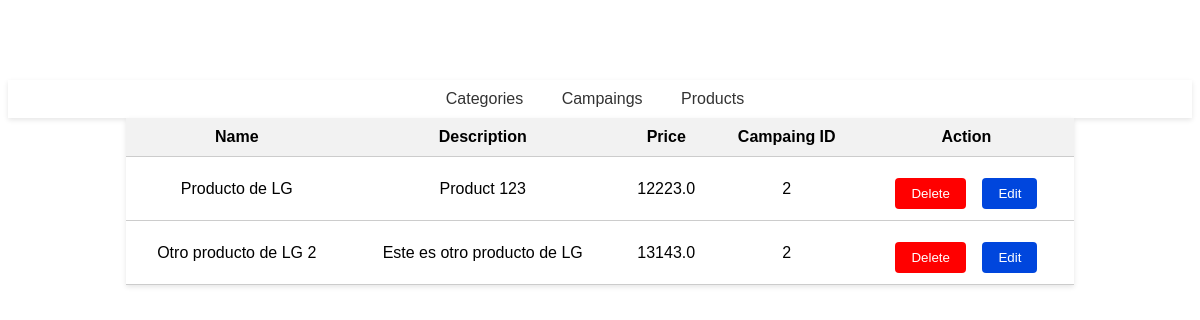
/products/, run on an earlier commit of the app's database.
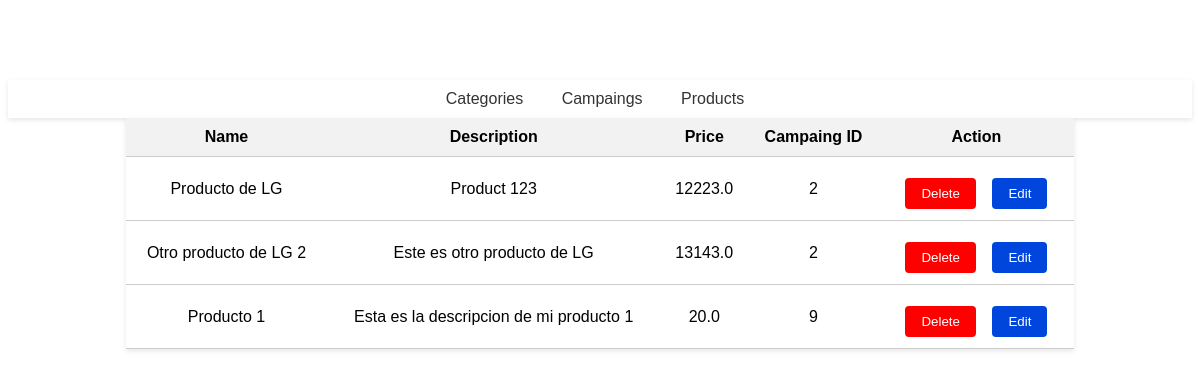
And on a later commit of the database.
### products/models.py (models this page shows, shortened)
class Product(models.Model):
    name = models.CharField(max_length=200)
    description = models.TextField(default="")
    price = models.FloatField(default=0)
    campaing = models.ForeignKey(Campaing, on_delete=models.CASCADE)

### products/views.py (the view)
# urls.py: path('products/',views.products, name="products"),
def products(request):
    return render(request, "products/list_products.html", {
        'productos': Product.objects.all(),
        'nofilter': False
    })

### products/templates/products/list_products.html (shortened to what this page needs)
{% extends 'layout/index.html' %}
{% block content %}
    <table>
        <tr>
            <th>Name</th>
            <th>Description</th>
            <th>Price</th>
            <th>Campaing ID</th>
            <th>Action</th>
        </tr>
        {% for producto in productos %}
        <tr>
            <td>{{producto.name}}</td>
            <td>{{producto.description}}</td>
            <td>{{producto.price}}</td>
            <td>{{producto.campaing_id}}</td>
            <td>
                <button class="button">
                    <a href="/products/{{producto.campaing_id}}/{{producto.id}}/delete">Delete</a>
                </button>
                <button class="button_edit">
                    <a href="/products/{{producto.campaing_id}}/edit/{{producto.id}}">Edit</a>
                </button>
            </td>
        </tr>
        {% endfor %}
    </table>
{% endblock %}

### campaings/templates/layout/index.html (shortened to what this page needs)
{% load static %}
<!DOCTYPE html>
<html>
    <head>
        <link rel="stylesheet" type="text/css" href="{% static 'style.css' %}"/>
    </head>
    <body>
        <header>
            <nav class="navigation">
                <ul>
                    <li><a href="/categories/">Categories</a></li>
                    <li><a href="/campaings/">Campaings</a></li>
                    <li><a href="/products/">Products</a></li>
                </ul>
            </nav>
        </header>
        <main>
            {% block content %}
            {% endblock %}
        </main>
    </body>
</html>

### products/static/style.css (style rules this page uses)
body { background-size: cover; font-family: sans-serif; margin-top: 80px; }
main { color: black; }
.navigation { background-color: white; padding: 10px; box-shadow: 0 2px 5px rgba(0, 0, 0, 0.1); }
.navigation ul { list-style-type: none; margin: 0; padding: 0; text-align: center; }
.navigation li { display: inline-block; margin-right: 10px; }
.navigation a { color: #333; text-decoration: none; padding: 8px 12px; border-radius: 4px; transition: background-color 0.3s ease; }
table { width: 80%; margin: 0 auto; border-collapse: separate; border-spacing: 0; box-shadow: 0 2px 5px rgba(0, 0, 0, 0.1); }
table th, table td { padding: 10px; text-align: center; border-bottom: 1px solid #ccc; }
table th { background-color: #f2f2f2; font-weight: bold; }
table td { background-color: #fff; }
.button { margin-top: 10px; border: none; background-color: white; }
.button a { display: inline-block; padding: 8px 16px; text-decoration: none; background-color: #ff0000; color: #fff; border-radius: 4px; transition: background-color 0.3s ease; }
.button_edit { margin-top: 10px; border: none; background-color: white; }
.button_edit a { display: inline-block; padding: 8px 16px; text-decoration: none; background-color: #0046dd; color: #fff; border-radius: 4px; transition: background-color 0.3s ease; }

What changed in the data, as far as the page shows it:
added Product: name "Producto 1", description "Esta es la descripcion de mi producto 1", price "20.0", campaing_id "9"
